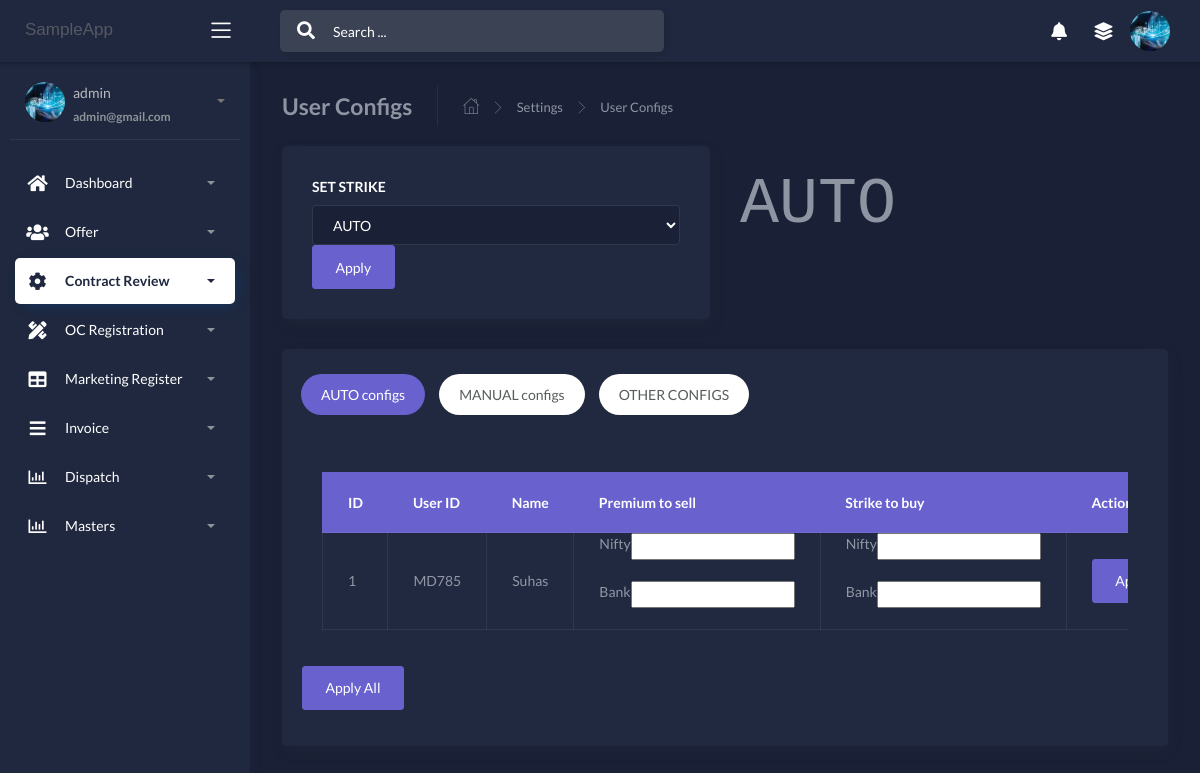
/configs-users (signed in), run on the app's committed database.
### apps/authentication/models.py (models this page shows, shortened)
class Users(db.Model, UserMixin):
    __tablename__ = 'Users'
    id = db.Column(db.Integer, primary_key=True)
    username = db.Column(db.String(64), unique=True)
    email = db.Column(db.String(64), unique=True)
    password = db.Column(db.LargeBinary)

### apps/home/models.py (models this page shows, shortened)
class commonconfig(db.Model):
    __tablename__ = "commonconfig"
    id = db.Column(db.Integer, primary_key=True)
    cmn_fetch_autoexpiry = db.Column(db.String(80))
    cmn_expiry = db.Column(db.String(80))
    cmn_autoswitch_premium_nifty = db.Column(db.String(80))
    cmn_autoswitch_premium_bank = db.Column(db.String(80))
    cmn_max_qty_trade_nifty = db.Column(db.String(80))
    cmn_max_qty_trade_bank = db.Column(db.String(80))
    cmn_round_nifty = db.Column(db.String(80))
    cmn_round_bank = db.Column(db.String(80))
    cmn_max_strike_prices_nifty = db.Column(db.String(80))
    cmn_max_strike_prices_bank = db.Column(db.String(80))
    cmn_set_strike = db.Column(db.String(80))

class UserModel(db.Model):
    __tablename__ = "use"
    id = db.Column(db.Integer, primary_key=True)
    usr_id = db.Column(db.String())
    usr_name = db.Column(db.String())
    usr_password = db.Column(db.String())
    usr_api_key = db.Column(db.String())
    usr_api_secret_key = db.Column(db.String())
    usr_totp_key = db.Column(db.String())
    usr_access_key = db.Column(db.String())
    usr_access_key_time = db.Column(db.String())
    usr_autologin_status = db.Column(db.String(80))
    usr_autologin = db.Column(db.String(80))
    usr_autoverify_status = db.Column(db.String(80))
    usr_autologout_status = db.Column(db.String(80))
    usr_aut_prem_to_sell_nifty = db.Column(db.String())
    usr_aut_prem_to_sell_bank = db.Column(db.String())
    usr_aut_stike_to_buy_nifty = db.Column(db.String())
    usr_aut_stike_to_buy_bank = db.Column(db.String())
    usr_man_odr_1buy_nifty = db.Column(db.String())
    usr_man_odr_2sell_nifty = db.Column(db.String())
    usr_man_odr_1buy_bank = db.Column(db.String())
    usr_man_odr_2sell_bank = db.Column(db.String())
    usr_funds_not_to_use = db.Column(db.String())
    usr_max_qty = db.Column(db.String())
    usr_disp_open_post = db.Column(db.String())
    usr_disp_net_day = db.Column(db.String())
    usr_disp_funds_avil = db.Column(db.String())

### apps/home/routes.py (the view, shortened to what this page needs)
@blueprint.route('/configs-users', methods=['GET', 'POST'])
@login_required
def running_config():
    if request.method == 'GET':
        users = UserModel.query.all()
        data = commonconfig.query.filter_by(id=1).first()
        return render_template('home/user-configs.html', data=data.cmn_set_strike, users=users, segment='configs-users')

### apps/__init__.py (called while the page is built)
def configure_database(app):
    @app.before_first_request
    def initialize_database():
        db.create_all()
    @app.teardown_request
    def shutdown_session(exception=None):
        db.session.remove()

### apps/authentication/models.py (called while the page is built)
@login_manager.user_loader
def user_loader(id):
    return Users.query.filter_by(id=id).first()

### apps/templates/home/user-configs.html (shortened to what this page needs)
{% extends "layouts/base.html" %}
{% block content %}
	<div class="content">
		<div class="page-inner">
			<div class="page-header">
				<h4 class="page-title">User Configs</h4>
				<ul class="breadcrumbs">
					<li class="nav-home">
						<a href="/">
							<i class="flaticon-home"></i>
						</a>
					</li>
					<li class="separator">
						<i class="flaticon-right-arrow"></i>
					</li>
					<li class="nav-item">
						<a href="/configs-common">Settings</a>
					</li>
					<li class="separator">
						<i class="flaticon-right-arrow"></i>
					</li>
					<li class="nav-item">
						<a href="/configs-users">User Configs</a>
					</li>
				</ul>
			</div>
	<div class="row">
			<div class="col-md-6">
				<div class="card">
					<form action='' method = "POST">
					<div class="card-body">
						<div class="form-check">
					<label>SET STRIKE</label><br/>
					<select name="cmn_set_strike" class="form-control">
					<option value="AUTO" {% if data=="AUTO" %} selected="selected"{% endif %}>AUTO</option>
					</select>
					<button class="btn btn-secondary" name="btn_cmn_set_strike_apply">Apply</button>
				</div>
				</div>
				</div>
			</div>
			<div class="col-md-6">
					<td><p type = "text" style="font-size: 65px; font-family:courier;">{{data}}</p></td>
			</div>
			<div class="col-md-12">
				<div class="card">
					<div class="card-body">
						<ul class="nav nav-pills nav-secondary nav-pills-no-bd" id="pills-tab-without-border" role="tablist">
							<li class="nav-item">
								<a class="nav-link active" id="pills-profile-tab-nobd" data-toggle="pill" href="#pills-profile-nobd" role="tab" aria-controls="pills-profile-nobd" aria-selected="false">AUTO configs</a>
							</li>
							<li class="nav-item">
								<a class="nav-link" id="pills-contact-tab-nobd" data-toggle="pill" href="#pills-contact-nobd" role="tab" aria-controls="pills-contact-nobd" aria-selected="false">MANUAL configs</a>
							</li>
							<li class="nav-item">
								<a class="nav-link" id="pills-contact-tab-nobd1" data-toggle="pill" href="#pills-contact-nobd1" role="tab" aria-controls="pills-contact-nobd" aria-selected="false">OTHER CONFIGS</a>
							</li>
						</ul>
						<div class="tab-content mt-2 mb-3" id="pills-without-border-tabContent">
							<div class="tab-pane fade show active" id="pills-profile-nobd" role="tabpanel" aria-labelledby="pills-profile-tab-nobd">
					<div class="card-body">
						<div class="table-responsive">
							<table id="add-row2" class="table table-bordered table-head-bg-secondary table-bordered-bd-info mt-4" >
								<thead>
									<tr>
										<th>ID</th>
										<th>User ID</th>
										<th>Name</th>
										<th>Premium to sell</th>
										<th>Strike to buy</th>
										<th>Actions </th>
									</tr>
								</thead>
								<tbody>
									{% for user in users %}
									<tr
									{% if loop.index %2==0 %}
									style="background-color: rgb(255, 217, 247);"
									{% else %}
									style="background-color: rgb(248, 169, 231);"
									{% endif %}
									>
									<tr>
										<td>{{ loop.index }}</td>
										<td>{{user.usr_id}}</td>
										<td>{{user.usr_name}}</td>
										<td>
										<div class="form-button-action">
										<h>Nifty</h>
										<input type = "number" value="{{user.usr_aut_prem_to_sell_nifty}}" name= "{{'usr_aut_prem_to_sell_nifty'+user.usr_id}}" >
										</div>
										<div class="form-button-action">
										<h>Bank</h>
										<input placeholder="" type = "number"  value="{{user.usr_aut_prem_to_sell_bank}}" name= "{{'usr_aut_prem_to_sell_bank'+user.usr_id}}">
										</div>
										</td>
										<td>
										<div class="form-button-action">
										<h>Nifty</h>
										<input placeholder="" type = "number" value="{{user.usr_aut_stike_to_buy_nifty}}" name="{{'usr_aut_stike_to_buy_nifty'+user.usr_id}}">
										</div>
										<div class="form-button-action">
										<h>Bank</h>
										<input type = "number" value="{{user.usr_aut_stike_to_buy_bank}}" name="{{'usr_aut_stike_to_buy_bank'+user.usr_id}}">
										</div>
										</td>
										<td>
											<button class="btn btn-secondary" name=btn_usr_aut_apply value="{{user.usr_id}}">Apply</button>
										</td>
									</tr>
								{% endfor %}
								</tbody>
							</table>
						</div>
					</div>
							<td><button class="btn btn-secondary" name=btn_usr_aut_apply_all >Apply All</button></td>
							</div>
						</div>
					</div>
				</div>
{% endblock content %}

### apps/templates/includes/sidebar.html (shortened to what this page needs)
		<div class="sidebar sidebar-style-2" data-background-color="dark2">
			<div class="sidebar-wrapper scrollbar scrollbar-inner">
				<div class="sidebar-content">
				{% if current_user.is_authenticated %}
					<div class="user">
						<div class="avatar-sm float-left mr-2">
							<img src="/static/assets/img/download.jpg" alt="..." class="avatar-img rounded-circle">
						</div>
						<div class="info">
							<a data-toggle="collapse" href="#collapseExample" aria-expanded="true">
								<span>
									{{ current_user.username }}
									<span class="user-level">
										{{ current_user.email }}
									</span>
									<span class="caret"></span>
								</span>
							</a>
						</div>
					</div>
					<ul class="nav nav-primary">
						<li class="nav-item {% if 'dashboard' in segment %} active {% endif %}">
							<a data-toggle="collapse" href="#dashboard" aria-expanded="false">
								<i style="color:white;" class="fas fa-home"></i>
								<p style="color:white;">Dashboard</p>
								<span class="caret"></span>
							</a>
						</li>
						<li class="nav-item {% if 'offer-' in segment %} active {% endif %}">
							<a data-toggle="collapse" href="#base">
								<i  style="color:white;" class="fas fa-users"></i>
								<p  style="color:white;">Offer</p>
								<span class="caret"></span>
							</a>
						</li>
						<li class="nav-item {% if 'configs' in segment %} active {% endif %}">
							<a data-toggle="collapse" href="#sidebarLayouts">
								<i  style="color:white;" class="fas fa-cog"></i>
								<p  style="color:white;">Contract Review</p>
								<span class="caret"></span>
							</a>
						</li>
						<li class="nav-item {% if 'trade' in segment %} active {% endif %}">
							<a data-toggle="collapse" href="#trades">
								<i  style="color:white;" class="fas fa-pencil-ruler"></i>
								<p  style="color:white;">OC Registration</p>
								<span class="caret"></span>
							</a>
						</li>
						<li class="nav-item {% if 'orderbook' in segment %} active {% endif %}">
							<a data-toggle="collapse" href="#orderbook">
								<i  style="color:white;" class="fas fa-table"></i>
								<p  style="color:white;">Marketing Register</p>
								<span class="caret"></span>
							</a>
						</li>
						<li class="nav-item {% if 'logs' in segment %} active {% endif %}">
							<a data-toggle="collapse" href="#logs">
								<i  style="color:white;" class="fas fa-bars"></i>
								<p  style="color:white;">Invoice</p>
								<span class="caret"></span>
							</a>
						</li>
						<li class="nav-item {% if 'analysis' in segment %} active {% endif %}">
							<a data-toggle="collapse" href="#analysis">
								<i  style="color:white;" class="far fa-chart-bar"></i>
								<p  style="color:white;">Dispatch</p>
								<span class="caret"></span>
							</a>
						</li>
						<li class="nav-item {% if 'masters' in segment %} active {% endif %}">
							<a data-toggle="collapse" href="#masters">
								<i  style="color:white;" class="far fa-chart-bar"></i>
								<p  style="color:white;">Masters</p>
								<span class="caret"></span>
							</a>
						</li>
					</ul>
				{% endif %}
				</div>
			</div>
		</div>

### apps/templates/home/user-configs.html (style rules this page uses)
input[type=number] { -moz-appearance: textfield; }

### data on the page
Users: username "admin", email "admin@gmail.com"
commonconfig: cmn_set_strike "AUTO"
UserModel: usr_id "MD785", usr_name "Suhas"
